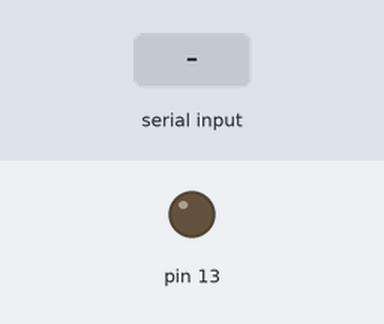
Bench run of a sketch on a simulated Arduino Uno, built with avr-gcc and run on an emulated ATmega328P. Parts: output pins drawn as LEDs (lit = HIGH). The test bench sets the inputs (shaded band).

Above: at 1.2 s.
1.3 s: byte 1 (1) received over Serial
At 1.7 s:
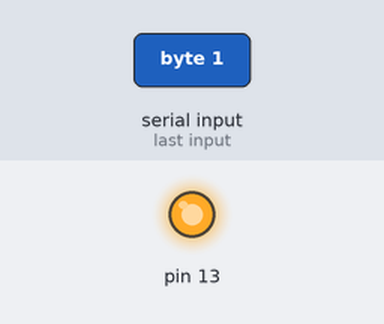
2.8 s: "1" received over Serial
At 4.0 s:
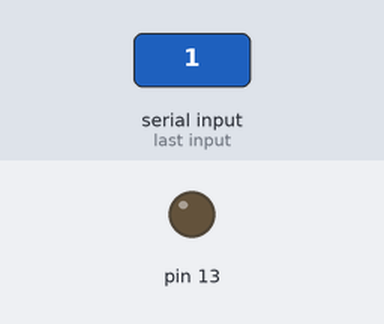
Timing chart, 0 to 5.8 s (numbered marks = the images above; inputs shaded):
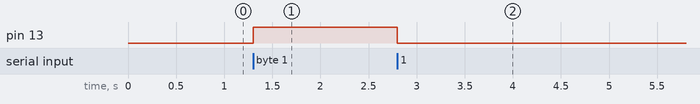

The sketch:

UART_Receive.ino
```cpp
int in;

void setup() {
  Serial.begin(9600);
  pinMode(13,OUTPUT);
  digitalWrite(13,LOW);
}

void loop() {

 if(Serial.available()){
    in=Serial.read();
    if(in==1)
      digitalWrite(13,HIGH);
    else
      digitalWrite(13,LOW);

 }
}
```

Measured:
- after the input at 1.3 s, pin 13: LOW → HIGH at once
- after the input at 2.8 s, pin 13: HIGH → LOW at once
